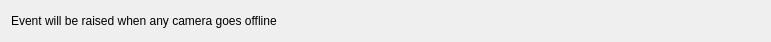
<?xml version="1.0" encoding="UTF-8"?>
<ui version="4.0">
 <class>QnCameraDisconnectedBusinessEventWidget</class>
 <widget class="QWidget" name="QnCameraDisconnectedBusinessEventWidget">
  <property name="geometry">
   <rect>
    <x>0</x>
    <y>0</y>
    <width>771</width>
    <height>41</height>
   </rect>
  </property>
  <property name="sizePolicy">
   <sizepolicy hsizetype="Preferred" vsizetype="Fixed">
    <horstretch>0</horstretch>
    <verstretch>0</verstretch>
   </sizepolicy>
  </property>
  <property name="windowTitle">
   <string>Form</string>
  </property>
  <layout class="QHBoxLayout" name="horizontalLayout">
   <item>
    <widget class="QLabel" name="label">
     <property name="sizePolicy">
      <sizepolicy hsizetype="Preferred" vsizetype="Fixed">
       <horstretch>0</horstretch>
       <verstretch>0</verstretch>
      </sizepolicy>
     </property>
     <property name="text">
      <string>Event will be raised when any camera goes offline</string>
     </property>
    </widget>
   </item>
   <item>
    <spacer name="horizontalSpacer">
     <property name="orientation">
      <enum>Qt::Horizontal</enum>
     </property>
     <property name="sizeHint" stdset="0">
      <size>
       <width>412</width>
       <height>20</height>
      </size>
     </property>
    </spacer>
   </item>
  </layout>
 </widget>
 <resources/>
 <connections/>
</ui>
